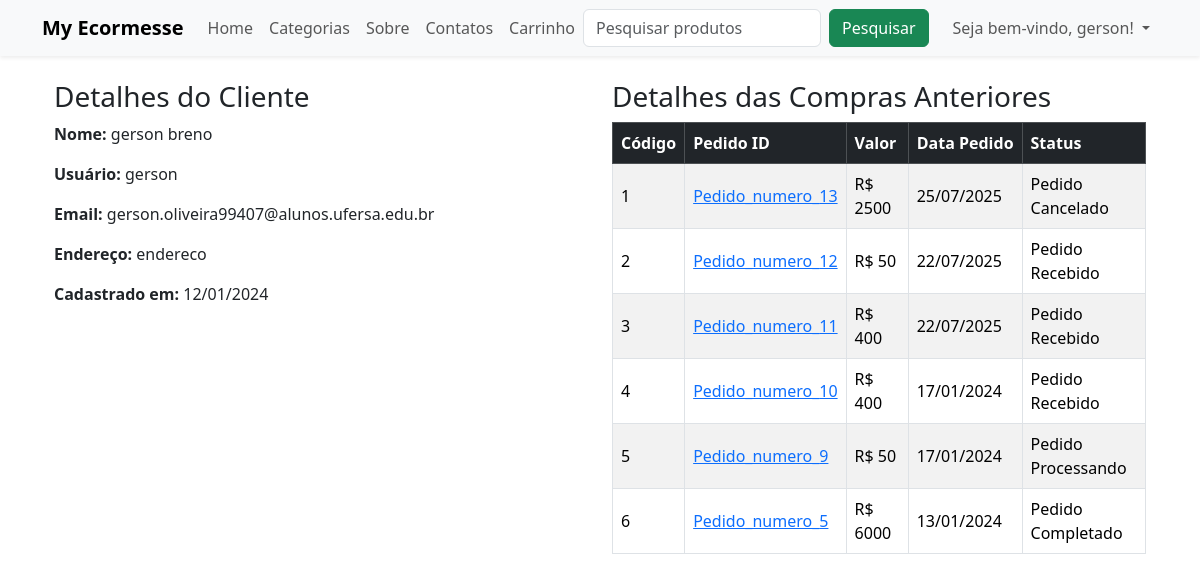
The page /perfil/ (signed in) on the database its author committed.
### lojaapp/models.py (models this page shows, shortened)
class Cliente(models.Model):
    user = models.OneToOneField(User, on_delete = models.CASCADE)
    nome_completo = models.CharField(max_length =200)
    endereco = models.CharField(max_length =200,null = True, blank = True)
    data_on = models.DateField(auto_now_add= True)

class Pedido_order(models.Model):
    carro = models.OneToOneField(Carro, on_delete= models.CASCADE)
    ordenado_por = models.CharField(max_length=200, default='SeuValorPadrão')
    endereco_envio = models.CharField(max_length=200)
    telefone = models.CharField(max_length = 10)
    email = models.EmailField(null=True, blank=True)
    subtotal = models.PositiveIntegerField()
    desconto = models.PositiveIntegerField()
    total = models.PositiveIntegerField()
    pedido_status = models.CharField(max_length = 50, choices = PEDIDO_STATUS)
    criado_em = models.DateTimeField(auto_now_add = True)

### lojaapp/views.py (the view)
# urls.py: path('perfil/', ClientePerfilView.as_view(), name='clienteperfil'),
class ClientePerfilView(TemplateView):
     template_name = 'Clienteperfil.html'
     def dispatch(self, request,*args, **kwargs):
        if request.user.is_authenticated and Cliente.objects.filter(user=request.user).exists():
           pass
        else:
            return redirect("/entrar/?next=/perfil/")
        return super().dispatch(request, *args, **kwargs)
     def get_context_data(self, **kwargs ):
        context = super().get_context_data(**kwargs)
        cliente = self.request.user.cliente
        context['cliente']= cliente
        pedido = Pedido_order.objects.filter(carro__cliente = cliente).order_by("-id")
        context['pedido'] = pedido
        return context

### lojaapp/templates/Clienteperfil.html (shortened to what this page needs)
{% extends 'base.html' %}
{% block content %}
<div class="container my-4">
  <div class="row">
    <div class="col-md-6 mb-4">
      <h3>Detalhes do Cliente</h3>
      <p><span class="fw-bold">Nome:</span> {{ cliente.nome_completo }}</p>
      <p><span class="fw-bold">Usuário:</span> {{ cliente.user.username }}</p>
      <p><span class="fw-bold">Email:</span> {{ cliente.user.email }}</p>
      <p><span class="fw-bold">Endereço:</span> {{ cliente.endereco }}</p>
      <p><span class="fw-bold">Cadastrado em:</span> {{ cliente.data_on|date:"d/m/Y" }}</p>
    </div>
    <div class="col-md-6 mb-4">
      <h3>Detalhes das Compras Anteriores</h3>
      <div class="table-responsive">
        <table class="table table-striped table-bordered align-middle">
          <thead class="table-dark">
            <tr>
              <th scope="col" class="text-nowrap">Código</th>
              <th scope="col" class="text-nowrap">Pedido ID</th>
              <th scope="col" class="text-nowrap">Valor</th>
              <th scope="col" class="text-nowrap">Data Pedido</th>
              <th scope="col" class="text-nowrap">Status</th>
            </tr>
          </thead>
          <tbody>
            {% for pedido in pedido %}
            <tr>
              <td>{{ forloop.counter }}</td>
              <td>
                <a href="{% url 'lojaapp:clientepedidodetalhe' pedido.pk %}">
                  Pedido_numero_{{ pedido.id }}
                </a>
              </td>
              <td>R$ {{ pedido.total }}</td>
              <td>{{ pedido.criado_em|date:"d/m/Y" }}</td>
              <td>{{ pedido.pedido_status }}</td>
            </tr>
            {% empty %}
            <tr>
              <td colspan="5" class="text-center">Nenhum pedido encontrado.</td>
            </tr>
            {% endfor %}
          </tbody>
        </table>
      </div>
    </div>
  </div>
</div>
{% endblock %}

### lojaapp/templates/base.html (shortened to what this page needs)
<!DOCTYPE html>
<html lang="pt-br">
<head>
  <link href="https://cdn.jsdelivr.net/npm/bootstrap@5.3.2/dist/css/bootstrap.min.css" rel="stylesheet" />
</head>
<body>
  <nav class="navbar navbar-expand-lg navbar-light bg-light shadow-sm">
    <div class="container">
      <a class="navbar-brand fw-bold" href="{% url 'lojaapp:home' %}">My Ecormesse</a>
      <div class="collapse navbar-collapse" id="navbarContent">
        <ul class="navbar-nav me-auto mb-2 mb-lg-0">
          <li class="nav-item">
            <a class="nav-link" href="{% url 'lojaapp:home' %}">Home</a>
          </li>
          <li class="nav-item">
            <a class="nav-link" href="{% url 'lojaapp:TodosProdutos' %}">Categorias</a>
          </li>
          <li class="nav-item">
            <a class="nav-link" href="{% url 'lojaapp:sobre' %}">Sobre</a>
          </li>
          <li class="nav-item">
            <a class="nav-link" href="{% url 'lojaapp:contato' %}">Contatos</a>
          </li>
          <li class="nav-item">
            <a class="nav-link" href="{% url 'lojaapp:meucarro' %}">Carrinho</a>
          </li>
        </ul>
        <form class="d-flex me-3" action="{% url 'lojaapp:pesquisar' %}" method="GET" role="search">
          <input
            class="form-control me-2"
            type="search"
            placeholder="Pesquisar produtos"
            aria-label="Pesquisar produtos"
            name="keyword"
            required
          />
          <button class="btn btn-success" type="submit">Pesquisar</button>
        </form>
        <ul class="navbar-nav mb-2 mb-lg-0">
          {% if request.user.cliente %}
          <li class="nav-item dropdown">
            <a
              class="nav-link dropdown-toggle"
              href="#"
              id="userDropdown"
              role="button"
              data-bs-toggle="dropdown"
              aria-expanded="false"
            >
              Seja bem-vindo, {{ request.user.username }}!
            </a>
          </li>
          {% endif %}
        </ul>
      </div>
    </div>
  </nav>
  <div class="container mt-3">
    {% block content %}
    {% endblock %}
  </div>
</body>
</html>

### rows shown on the page
Cliente: nome_completo "gerson breno", user.username "gerson", user.email "gerson.oliveira99407@alunos.ufersa.edu.br", endereco "endereco", data_on "12/01/2024"
Pedido_order: id "13", total "2500", criado_em "25/07/2025", pedido_status "Pedido Cancelado"
Pedido_order: id "12", total "50", criado_em "22/07/2025", pedido_status "Pedido Recebido"
Pedido_order: id "11", total "400", criado_em "22/07/2025", pedido_status "Pedido Recebido"
Pedido_order: id "10", total "400", criado_em "17/01/2024", pedido_status "Pedido Recebido"
Pedido_order: id "9", total "50", criado_em "17/01/2024", pedido_status "Pedido Processando"
Pedido_order: id "5", total "6000", criado_em "13/01/2024", pedido_status "Pedido Completado"

### other values the page prints
{{ request.user.username }} "gerson"
